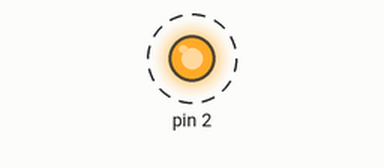
A sketch run on a simulated Arduino Uno, built with avr-gcc and run on an emulated ATmega328P. Shown: output pins drawn as LEDs (lit = HIGH). Dashed ring = blinking. What the sketch prints to the serial monitor is not drawn.

Above: at 0.05 s.
Timing chart, 0 to 3.0 s (numbered marks = the images above):
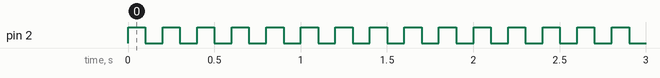

Measured:
- by itself, pin 2: alternates HIGH for 0.10 s and LOW for 0.10 s

The sketch:

01-_Blinking_Built-In_LED.ino
```cpp
void setup() {
  pinMode (2, OUTPUT);
  Serial.begin(9600);
}

void loop() {
  digitalWrite(2, HIGH);
  Serial.println("ON");
  delay(100);
  digitalWrite(2, LOW);
  Serial.println("OFF");
  delay(100);
}
```
